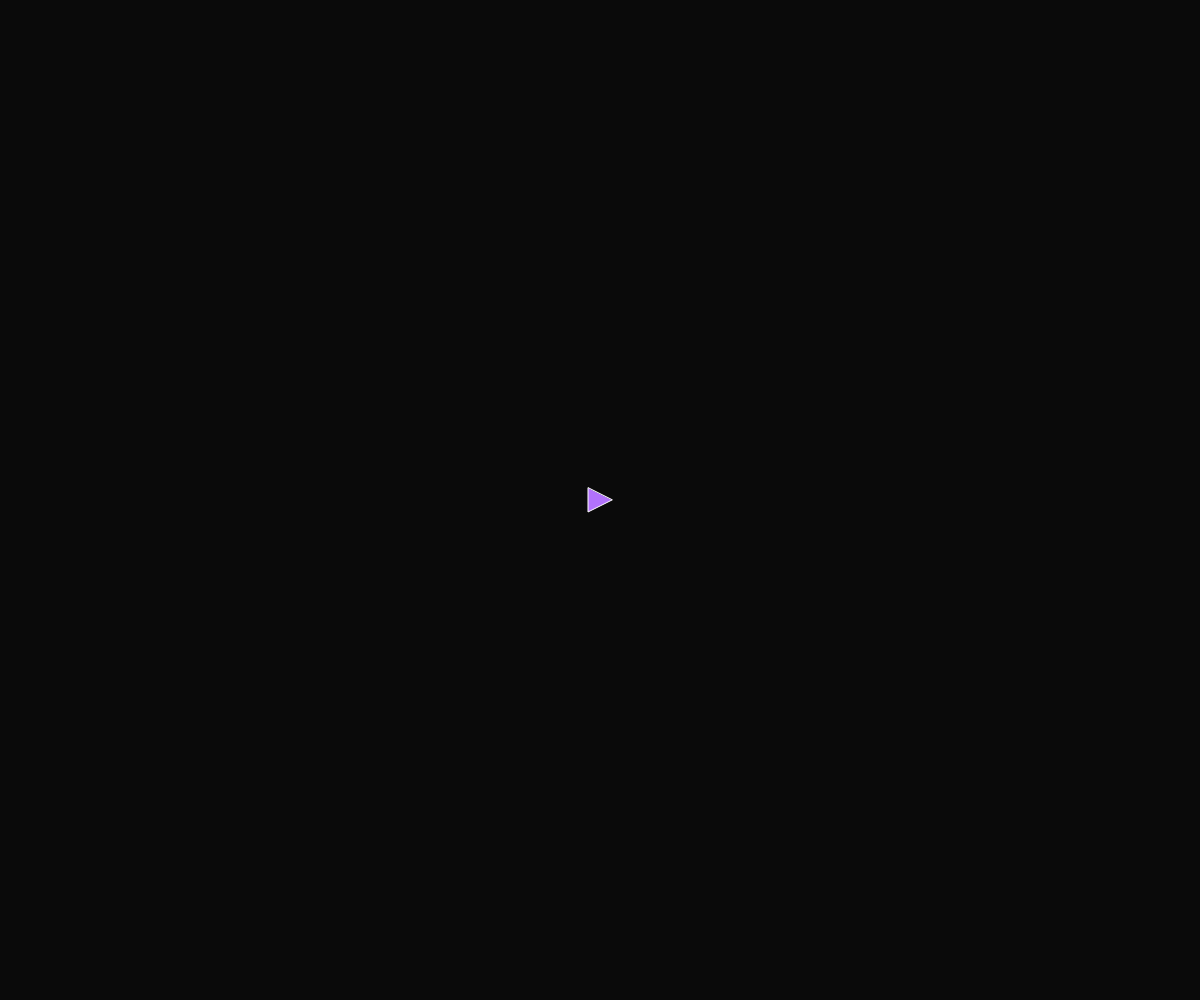
Frame 1 (no input)
Frame 60 (no input): identical to frame 1, image omitted
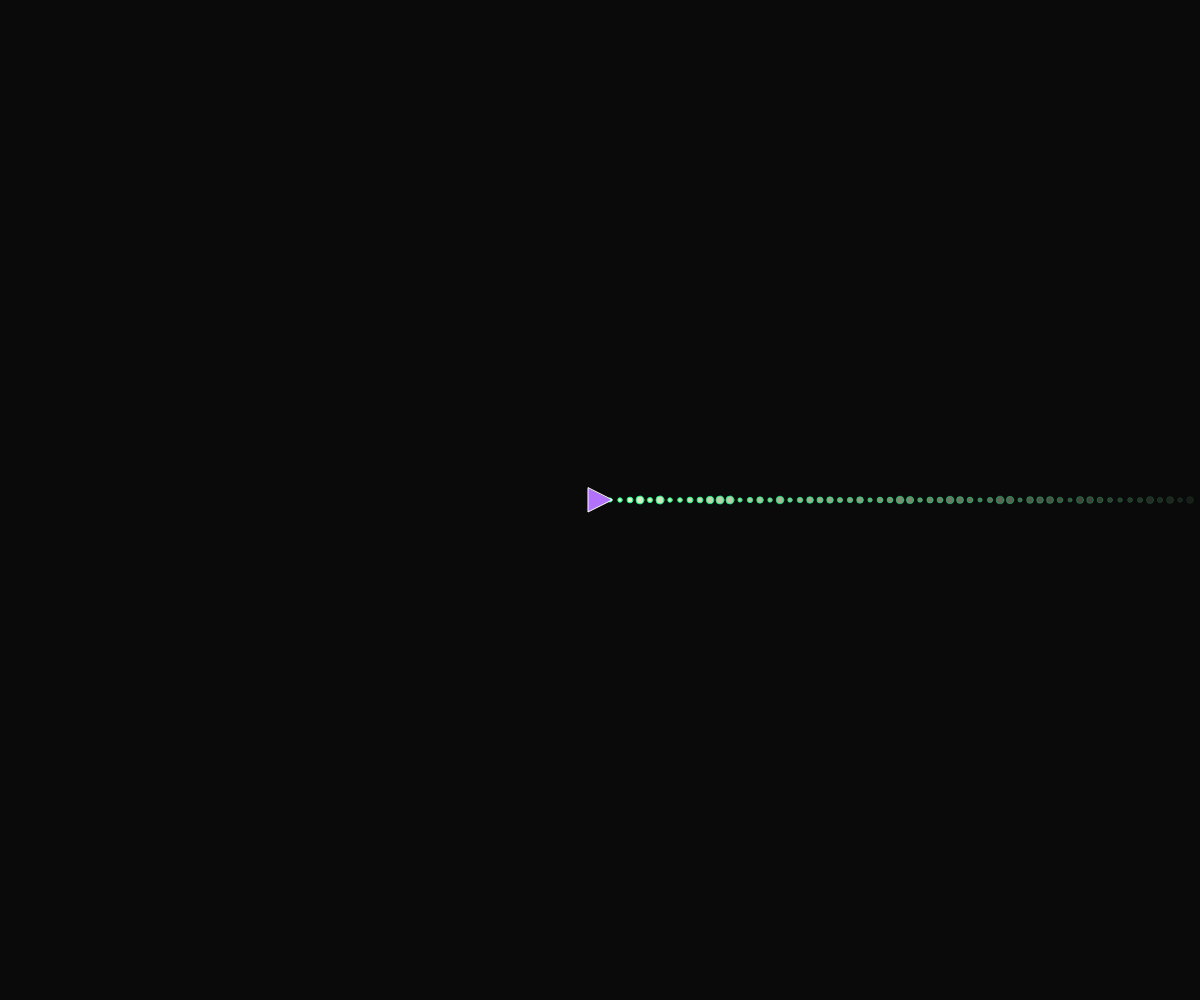
Frame 120 (the mouse pressed at the canvas centre since frame 60)

The p5.js sketch that drew these frames (run headless with seeded random() and noise() and a simulated clock; from frame 60 on, the mouse is pressed at the canvas centre):

// p5.js sketch
// ── sketch.js
/* 
  
  Alien Shooter

*/

let particles = []
const max_particles = 1
let ship;

function setup() {
  createCanvas(windowWidth, windowHeight);
  
  frameRate(60) //adjust to see animation in slow motion
  
  ship = new Ship();
}

function draw() {
  background(10);
  
 
  
  if (mouseIsPressed){
      for (let i = 0 ; i < max_particles ; i++){
    
      let p = new Particle(ship.pos, ship.heading) //new direction each cycle
      particles.push(p)
    
     }
    
  }
    
  for (let p of particles){
    
    p.display()
    p.move()  
    p.bounce() //turn off to shoot to stop
    
    if (p.die()){
       //removes each particle if it happens to be dead
       let i = particles.indexOf(p)  
       particles.splice(i, 1)  
      
    }
  }
  
  ship.display()
  ship.turn();
  
}


function keyPressed() {
  if (keyCode== RIGHT_ARROW) {
  	ship.setRotation(0.1);
    print("turn right")
  } else if (keyCode == LEFT_ARROW) {
    ship.setRotation(-0.1);
    print("turn left")
  }
}

function keyReleased() {
  ship.setRotation(0); // without this, the ship spins without stop
    
}


// ── particle.js
/* 
  Demo of Particle shooter with rotation
  
  - This sketch uses a Particle and Ship class
  - sets the particle velocity vector from an angle (radians)
  - 



*/

class Particle{
  
  constructor (pos, angle){
    this.r = random(4,8) // laser burst size
    this.pos = createVector(pos.x,pos. y)
    this.vel = p5.Vector.fromAngle(angle) //using ship heading vector
    this.vel.mult(10); 

    this.lifetime = 255 //lets the lasers die after a while
  }
  
  display(){
    
    stroke(0,255, 125, this.lifetime) 
    fill(226, 252, 210, this.lifetime) 
    ellipse(this.pos.x, this.pos.y, this.r, this.r)
  }
  
  move(){
    
    this.vel.add(this.accel)
    this.pos.add(this.vel);
     
    this.lifetime -= 4 
  }

  
  die(){
    
    return (this.lifetime < 0)
    
  }
  
  bounce(){
    //Bounces off the canvas edges, turn in in sketch.js if needed
    
    if (this.pos.y >= height-this.r) {
      this.pos.y = height-this.r;
      this.vel.y *= -1;
    } else if (this.pos.y <= this.r){
      //this.pos.y = height-this.r; //the reappear at the bottom
       this.pos.y = this.r;
      this.vel.y *= -1;
    }

    if (this.pos.x >= width-this.r) {
      this.pos.x = width-this.r;
      this.vel.x *= -1;
    } else if (this.pos.x <= this.r) {
      this.pos.x = this.r;
      this.vel.x *= -1;
    }
    
  }
  
}
// ── ship.js
class Ship{
  
  constructor(){
    this.pos = createVector(width/2, height/2);
    this.heading = 0;
    this.rotation = 0;
    this.r = 12
    
  }
  
  display(){
    
    push();
    translate(this.pos.x, this.pos.y);
    rotate(this.heading + PI / 2);
    fill(178, 114, 252);
    stroke(255);
    triangle(-this.r, this.r, this.r, this.r, 0, -this.r);
    pop();
    
  }
  
  setRotation(angle){
    
    this.rotation = angle;
  }
  
  turn(){
    this.heading += this.rotation
  }
  
}
